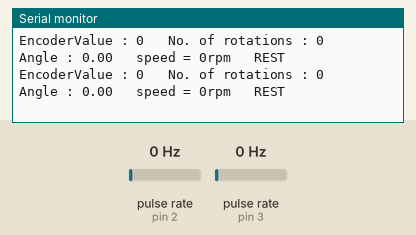
Recording of a sketch running on a simulated Arduino Uno, built with avr-gcc and run on an emulated ATmega328P. On the bench: the last lines printed to the serial monitor. Wiring (inferred from the names in the program): 2 × pulse sensor: data pin 2 / data pin 3. Inputs (shaded band) come from the test bench; at power-on: pulse rate (sensors on pin 2, pin 3) 0 Hz.

Above: at 1.2 s.
1.3 s: pulse rate (sensor on pin 2) set to 4 Hz
At 2.8 s:
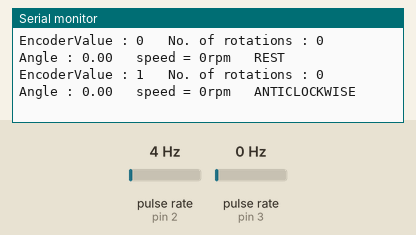
4.3 s: pulse rate (sensor on pin 3) set to 50 Hz
At 5.9 s:
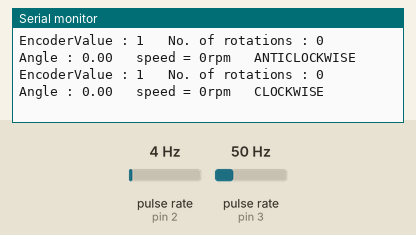
7.3 s: pulse rate (sensor on pin 2) set to 100 Hz
At 8.6 s:
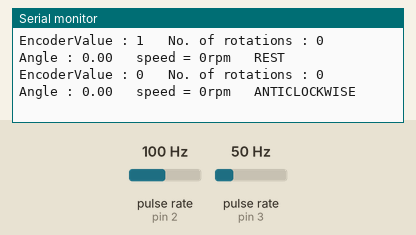
8.8 s: pulse rate (sensor on pin 3) set to 4 Hz
At 10.0 s:
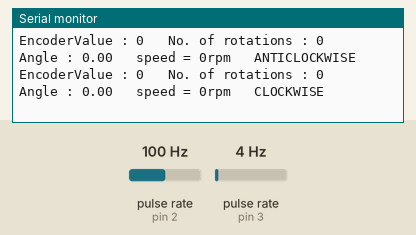

Measured:
- after the input at 1.3 s, the serial monitor: prints a new line after 0.72 s (image 1)
- after the input at 4.3 s, the serial monitor: prints a new line after 0.78 s (image 2)
- after the input at 7.3 s, the serial monitor: prints a new line after 0.81 s (image 3)
- after the input at 8.8 s, the serial monitor: prints a new line after 0.33 s (image 4)

The sketch:

Encoder_-ve_Feedback.ino
```cpp
int encoderPin1 = 2;
int encoderPin2 = 3;

volatile int lastEncoded = 0;
volatile long encoderValue = 0;

long lastencoderValue = 0;

int lastMSB = 0;
int lastLSB = 0;

int motion=0;

volatile long newposition;
volatile long oldposition = 0;
unsigned long newtime;
unsigned long oldtime = 0;
int vel;

void setup() {
  Serial.begin (9600);

  pinMode(encoderPin1, INPUT);
  pinMode(encoderPin2, INPUT);

  digitalWrite(encoderPin1, HIGH); //turn pullup resistor on
  digitalWrite(encoderPin2, HIGH); //turn pullup resistor on

  //call updateEncoder() when any high/low changed seen
  //on interrupt 0 (pin 2), or interrupt 1 (pin 3)
  attachInterrupt(0, updateEncoder, CHANGE);
  attachInterrupt(1, updateEncoder, CHANGE);

}
double angle,ang;
int rot;
void loop(){
  //Do stuff here
  angle=encoderValue/4000.0*360;
  rot=(int)(angle/360);
  ang=((int)(angle))%360;
  Serial.print("EncoderValue : ");
  Serial.print(encoderValue);
  Serial.print("\t No. of rotations : ");
  Serial.print(rot);
  Serial.print("\t Angle : ");
  Serial.print(ang);


  newposition = encoderValue ;
  newtime = millis();
  vel = 60.0*(newposition-oldposition) /(4.0*(newtime-oldtime));
  Serial.print ("\t speed = ");
  Serial.print (abs(vel));
  Serial.print("rpm");
  oldposition = newposition;
  oldtime = newtime;

  if(motion==-1) Serial.print("\t CLOCKWISE");
  else if(motion==1) Serial.print("\t ANTICLOCKWISE");
  else   Serial.print("\t REST");

  Serial.println();

  motion=0;
  delay(1000); //just here to slow down the output, and show it will work  even during a delay
}


void updateEncoder(){
  int MSB = digitalRead(encoderPin1); //MSB = most significant bit
  int LSB = digitalRead(encoderPin2); //LSB = least significant bit

  int encoded = (MSB << 1) |LSB; //converting the 2 pin value to single number
  int sum  = (lastEncoded << 2) | encoded; //adding it to the previous encoded value

  motion=0;

  if(sum == 0b1101 || sum == 0b0100 || sum == 0b0010 || sum == 0b1011){ encoderValue ++;  motion=1;}
  if(sum == 0b1110 || sum == 0b0111 || sum == 0b0001 || sum == 0b1000){ encoderValue --;  motion=-1;}

  lastEncoded = encoded; //store this value for next time
}
```
